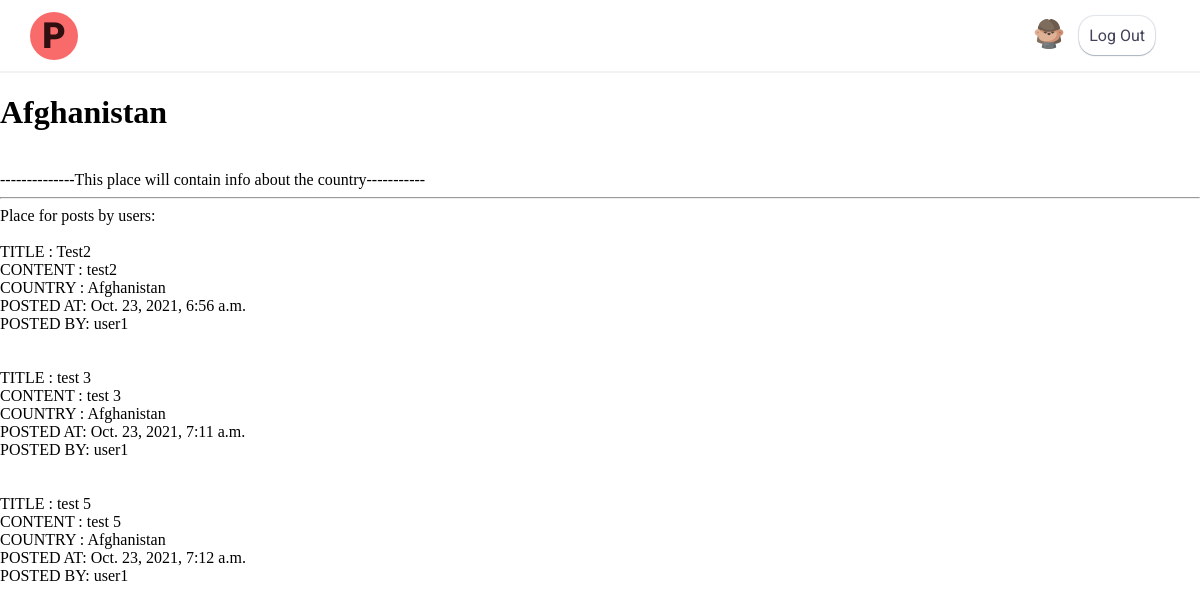
Screenshot of /Afghanistan/ (signed in) with the database file from the repository.
### heritage/models.py (models this page shows, shortened)
class Posts(models.Model):
    title = models.CharField(max_length=64)
    content =  models.CharField(max_length=1920)
    country = models.CharField(max_length=64)
    timestamp = models.DateTimeField(auto_now=True)
    poster = models.ForeignKey(User, on_delete=models.CASCADE, related_name="poster")

class User(AbstractUser):
    def __str__(self):
        return f"{self.username}"

### heritage/views.py (the view)
# urls.py: path("<str:country>/", views.country_page, name="country_page"),
def country_page(request, country):
    posts = Posts.objects.filter(country = country)
    return render(request, 'heritage/countryPage.html', {
        "posts" : posts,
        "country" : country,
    })

### heritage/templates/heritage/countryPage.html
{% extends "heritage/layout.html" %}
{% block body %}
    <strong> <h1>  {{country}} </h1> </strong> <br>
    --------------This place will contain info about the country-----------
    <hr>
    Place for posts by users: <br><br>
    {% for post in posts %}
        <div>
            TITLE : {{post.title}} <br>
            CONTENT : {{post.content}} <br>
            COUNTRY : {{post.country}} <br>
            POSTED AT: {{post.timestamp}} <br>
            POSTED BY: {{post.poster}} <br>
        </div> <br><br>
    {% endfor %}
{% endblock %}

### heritage/static/heritage/styles.css (style rules this page uses)
:root { --roboto: "Roboto", sans-serif; --poppins: "Poppins", sans-serif; }
html { box-sizing: border-box; }
*, *::before, *::after { box-sizing: inherit; }
body { margin: 0; padding: 0; }

### rows the page displays
Posts: title "Test2", content "test2", country "Afghanistan", timestamp "Oct. 23, 2021, 6:56 a.m.", poster "user1"
Posts: title "test 3", content "test 3", country "Afghanistan", timestamp "Oct. 23, 2021, 7:11 a.m.", poster "user1"
Posts: title "test 5", content "test 5", country "Afghanistan", timestamp "Oct. 23, 2021, 7:12 a.m.", poster "user1"

### other values shown
{{ country }} "Afghanistan"
